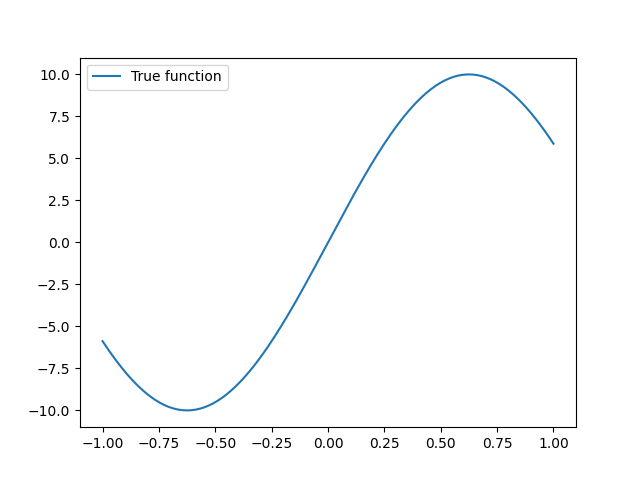

This chart was generated by the following Python code:
import numpy as np
import matplotlib.pyplot as plt

def true_function(x):
    return np.sin(np.pi * x * 0.8) * 10

# グラフの描画
x = np.linspace(-1, 1, num=100)
y = true_function(x)
plt.plot(x, y, label="True function")
plt.legend()
plt.savefig("ex1.1.png")
plt.show()
